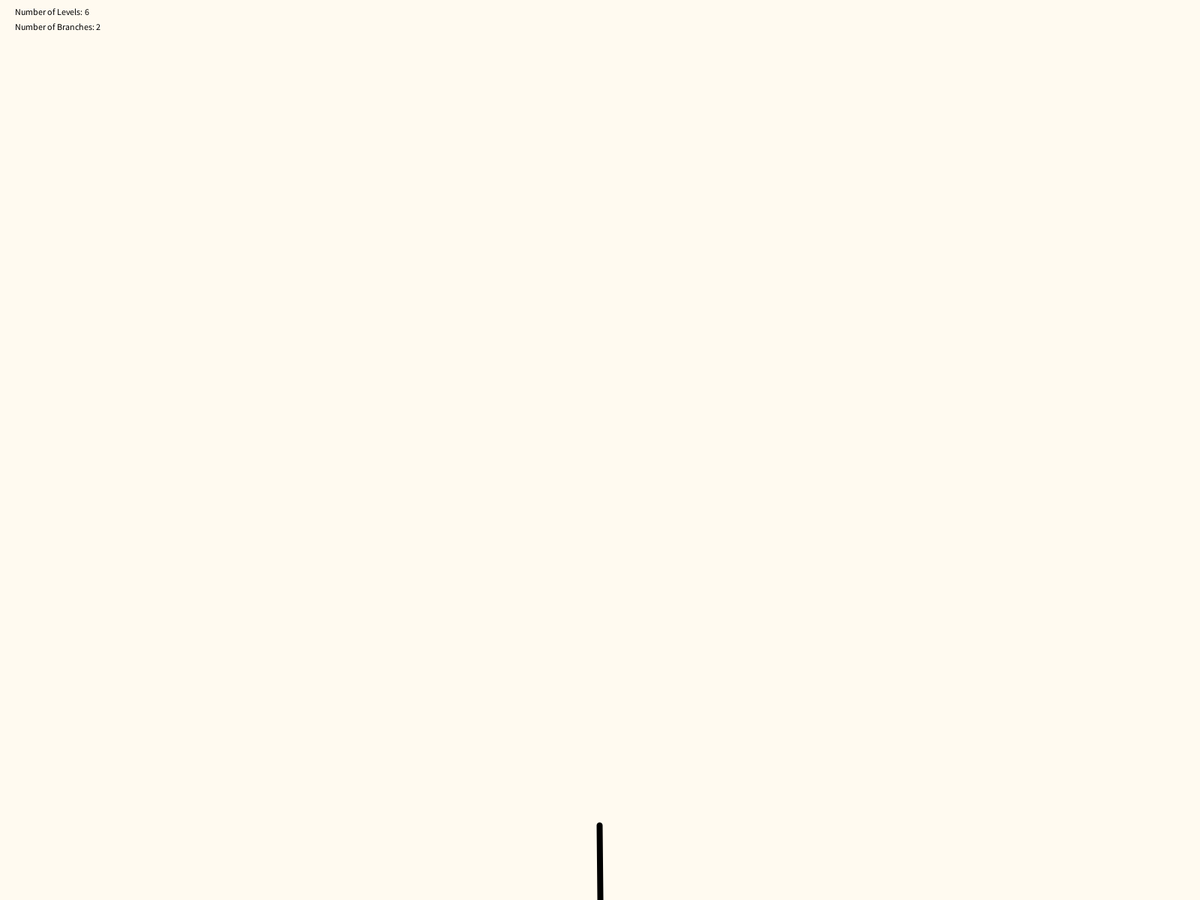
Frame 1 (no input)
Frame 60 (the mouse pressed at the canvas centre just before this capture): identical to frame 1, image omitted
Frame 120 (the mouse held since frame 60 and released just before this capture): identical to frame 1, image omitted

The Processing sketch that drew this single still picture (run headless with seeded random() and noise(); from frame 60 on, the mouse is pressed at the canvas centre):

// Processing sketch: combiningTransforms_sequencingTranslateRotate05_NONRECURSION
// ── combiningTransforms_sequencingTranslateRotate05_NONRECURSION.pde
ArrayList<Branches> branch;

int numOfLevels = 6;
int numOfBranches = 2;
int lengthOfTrunk = 100;

void setup() {
  fullScreen();
  branch = new ArrayList<Branches>();
}

float angle1 = 20, angle2 = 90;
float length1 = 100, length2 = 40;


void draw() {
  background(255, 250, 240);
  
  
  translate(width/2, height); //move origin to center  
  rotate(radians(-90));
  
  strokeWeight(8);
  line(0, 0, lengthOfTrunk, 0);
  
  translate(lengthOfTrunk, 0);
  branch.add(new Branches(50, 50, false, numOfLevels, numOfBranches, numOfBranches+2));
  //wiggle();
  

  
  
  resetMatrix();
  fill(0);
  text("Number of Levels: " + numOfLevels, 20, 20);
  if (numOfBranches == 9) {
    text("Number of Branches: " + "MAX", 20, 40);
  } else {
    text("Number of Branches: " + numOfBranches, 20, 40);
  }
  
}


void wiggle() {
  angle1 += random(-.15, .15);
}

void keyPressed() {
  if (key == '2') {
    numOfBranches = 2;
  } else if (key == '3') {
    numOfBranches = 3;
  } else if (key == '4') {
    numOfBranches = 4;
  } else if (key == '5') {
    numOfBranches = 5;
  } else if (key == '6') {
    numOfBranches = 6;
  } else if (key == '7') {
    numOfBranches = 7;
  } else if (key == '8') {
    numOfBranches = 8;
  } else if (key == '9') {
    numOfBranches = 9;
  } else if (key == '0') {
    numOfBranches = 0;
  }
}
// ── Branches.pde
class Branches {
  
  float angle;
  float len;
  boolean showOrigin;
  int limit;
  int branches;
  int thickness;
  
  Branches(float angle_, float len_, boolean showOrigin_, int limit_, int branches_, int thickness_) {
    angle = angle_;
    len = len_;
    showOrigin = showOrigin_;
    limit = limit_;
    branches = branches_;
    thickness = thickness_;
  }

  void drawBranch() {
    strokeWeight(thickness);
    stroke(0);
    
    rotate(45);
    line(0, 0, len, 0);

    
    translate(len, 0);
    //recursion
    
    //for (int i = 0; i < branches; i++) {
      
    //  float a = map(i, 0, branches-1, -angle, angle);
    //  rotate(radians(a));
    //  drawBranch(angle, len, showOrigin, limit-1, branches, thickness-1);
    //  rotate(-radians(a));
    //}
    
        translate(-len, 0);
   }
    
   void display() {
     
   }
}
    
